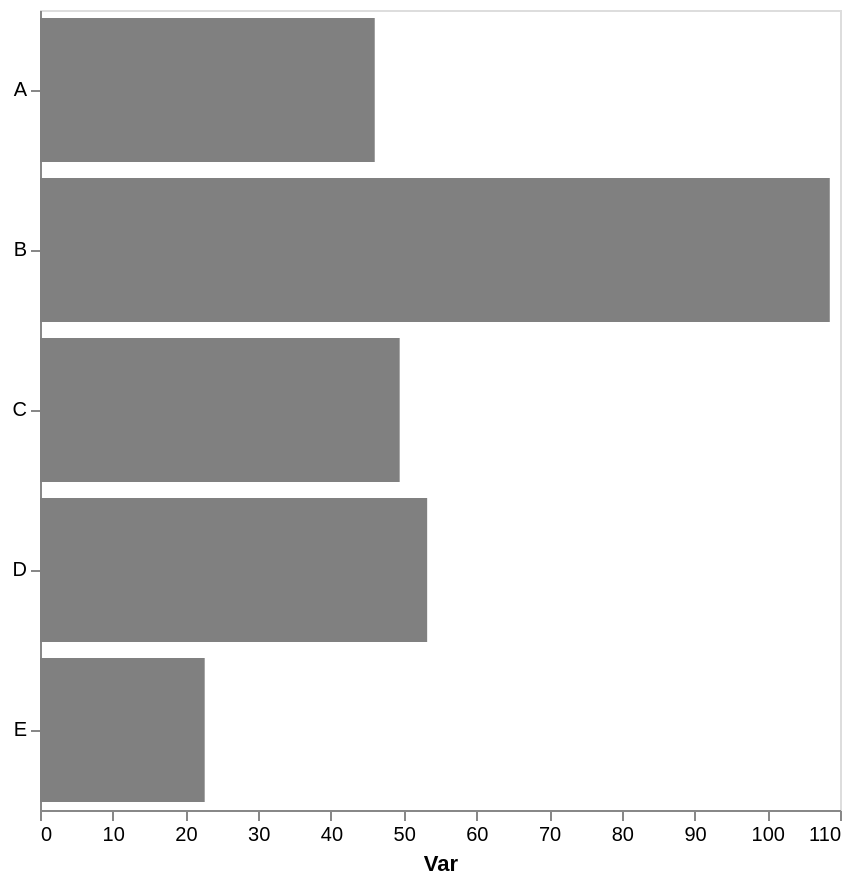

Here is the Vega-Lite specification saved for this chart:
### Vega-Lite specification from a JSON file in a GitHub repository (floating-point values rounded to 4 significant figures)
{"config": {"view": {"continuousWidth": 300, "continuousHeight": 300}, "axis": {"grid": false}, "bar": {"color": "gray"}}, "data": {"name": "data-d701ebb5e7a1318cf1b591e5171ab756"}, "mark": {"type": "bar"}, "encoding": {"x": {"aggregate": "mean", "axis": {"title": "Var"}, "field": "var1", "type": "quantitative"}, "y": {"axis": {"title": null}, "field": "cat", "type": "nominal"}}, "height": 400, "width": 400, "$schema": "https://vega.github.io/schema/vega-lite/v5.17.0.json", "datasets": {"data-d701ebb5e7a1318cf1b591e5171ab756": [{"cat": "A", "var1": 42.11, "var2": 52.89}, {"cat": "A", "var1": 53.01, "var2": 55.81}, {"cat": "D", "var1": 49.09, "var2": 45.69}, {"cat": "B", "var1": 68.73, "var2": 46.03}, {"cat": "D", "var1": 57.39, "var2": 43.61}, {"cat": "C", "var1": 34.39, "var2": 56.31}, {"cat": "A", "var1": 42.96, "var2": 39.62}, {"cat": "B", "var1": 121.1, "var2": 62.0}, {"cat": "E", "var1": 22.65, "var2": 61.5}, {"cat": "B", "var1": 102.5, "var2": 37.56}, {"cat": "B", "var1": 142.0, "var2": 43.6}, {"cat": "C", "var1": 64.52, "var2": 53.18}]}}
